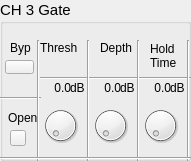
  <widget class="QGroupBox" name="groupBox_3">
   <property name="geometry">
    <rect>
     <x>520</x>
     <y>10</y>
     <width>191</width>
     <height>161</height>
    </rect>
   </property>
   <property name="font">
    <font>
     <pointsize>11</pointsize>
    </font>
   </property>
   <property name="title">
    <string>CH 3 Gate</string>
   </property>
   <widget class="QLabel" name="label_23">
    <property name="geometry">
     <rect>
      <x>10</x>
      <y>40</y>
      <width>21</width>
      <height>16</height>
     </rect>
    </property>
    <property name="font">
     <font>
      <pointsize>9</pointsize>
     </font>
    </property>
    <property name="text">
     <string>Byp</string>
    </property>
   </widget>
   <widget class="QLabel" name="label_24">
    <property name="geometry">
     <rect>
      <x>40</x>
      <y>40</y>
      <width>41</width>
      <height>16</height>
     </rect>
    </property>
    <property name="font">
     <font>
      <pointsize>9</pointsize>
     </font>
    </property>
    <property name="text">
     <string>Thresh</string>
    </property>
   </widget>
   <widget class="QLabel" name="label_25">
    <property name="geometry">
     <rect>
      <x>100</x>
      <y>40</y>
      <width>41</width>
      <height>16</height>
     </rect>
    </property>
    <property name="font">
     <font>
      <pointsize>9</pointsize>
     </font>
    </property>
    <property name="text">
     <string>Depth</string>
    </property>
   </widget>
   <widget class="QLabel" name="label_26">
    <property name="geometry">
     <rect>
      <x>150</x>
      <y>40</y>
      <width>31</width>
      <height>31</height>
     </rect>
    </property>
    <property name="font">
     <font>
      <pointsize>9</pointsize>
     </font>
    </property>
    <property name="text">
     <string>Hold
Time</string>
    </property>
   </widget>
   <widget class="Line" name="line_15">
    <property name="geometry">
     <rect>
      <x>40</x>
      <y>70</y>
      <width>151</width>
      <height>16</height>
     </rect>
    </property>
    <property name="orientation">
     <enum>Qt::Horizontal</enum>
    </property>
   </widget>
   <widget class="Line" name="line_16">
    <property name="geometry">
     <rect>
      <x>0</x>
      <y>90</y>
      <width>41</width>
      <height>16</height>
     </rect>
    </property>
    <property name="orientation">
     <enum>Qt::Horizontal</enum>
    </property>
   </widget>
   <widget class="Line" name="line_17">
    <property name="geometry">
     <rect>
      <x>30</x>
      <y>40</y>
      <width>16</width>
      <height>121</height>
     </rect>
    </property>
    <property name="orientation">
     <enum>Qt::Vertical</enum>
    </property>
   </widget>
   <widget class="Line" name="line_18">
    <property name="geometry">
     <rect>
      <x>80</x>
      <y>40</y>
      <width>16</width>
      <height>121</height>
     </rect>
    </property>
    <property name="orientation">
     <enum>Qt::Vertical</enum>
    </property>
   </widget>
   <widget class="Line" name="line_19">
    <property name="geometry">
     <rect>
      <x>130</x>
      <y>40</y>
      <width>16</width>
      <height>121</height>
     </rect>
    </property>
    <property name="orientation">
     <enum>Qt::Vertical</enum>
    </property>
   </widget>
   <widget class="Line" name="line_20">
    <property name="geometry">
     <rect>
      <x>180</x>
      <y>40</y>
      <width>16</width>
      <height>121</height>
     </rect>
    </property>
    <property name="orientation">
     <enum>Qt::Vertical</enum>
    </property>
   </widget>
   <widget class="OIDDial" name="dial_7">
    <property name="geometry">
     <rect>
      <x>40</x>
      <y>100</y>
      <width>41</width>
      <height>51</height>
     </rect>
    </property>
   </widget>
   <widget class="OIDDial" name="dial_8">
    <property name="geometry">
     <rect>
      <x>90</x>
      <y>100</y>
      <width>41</width>
      <height>51</height>
     </rect>
    </property>
   </widget>
   <widget class="OIDDial" name="dial_9">
    <property name="geometry">
     <rect>
      <x>140</x>
      <y>100</y>
      <width>41</width>
      <height>51</height>
     </rect>
    </property>
   </widget>
   <widget class="Line" name="line_21">
    <property name="geometry">
     <rect>
      <x>0</x>
      <y>150</y>
      <width>191</width>
      <height>16</height>
     </rect>
    </property>
    <property name="orientation">
     <enum>Qt::Horizontal</enum>
    </property>
   </widget>
   <widget class="QLabel" name="label_27">
    <property name="geometry">
     <rect>
      <x>70</x>
      <y>80</y>
      <width>16</width>
      <height>16</height>
     </rect>
    </property>
    <property name="font">
     <font>
      <pointsize>9</pointsize>
     </font>
    </property>
    <property name="text">
     <string>dB</string>
    </property>
   </widget>
   <widget class="QLabel" name="label_28">
    <property name="geometry">
     <rect>
      <x>120</x>
      <y>80</y>
      <width>16</width>
      <height>16</height>
     </rect>
    </property>
    <property name="font">
     <font>
      <pointsize>9</pointsize>
     </font>
    </property>
    <property name="text">
     <string>dB</string>
    </property>
   </widget>
   <widget class="QLabel" name="label_29">
    <property name="geometry">
     <rect>
      <x>170</x>
      <y>80</y>
      <width>16</width>
      <height>16</height>
     </rect>
    </property>
    <property name="font">
     <font>
      <pointsize>9</pointsize>
     </font>
    </property>
    <property name="text">
     <string>dB</string>
    </property>
   </widget>
   <widget class="QLabel" name="ls7">
    <property name="geometry">
     <rect>
      <x>40</x>
      <y>80</y>
      <width>31</width>
      <height>16</height>
     </rect>
    </property>
    <property name="font">
     <font>
      <pointsize>9</pointsize>
     </font>
    </property>
    <property name="text">
     <string>0.0</string>
    </property>
    <property name="alignment">
     <set>Qt::AlignRight|Qt::AlignTrailing|Qt::AlignVCenter</set>
    </property>
   </widget>
   <widget class="QLabel" name="ls8">
    <property name="geometry">
     <rect>
      <x>90</x>
      <y>80</y>
      <width>31</width>
      <height>16</height>
     </rect>
    </property>
    <property name="font">
     <font>
      <pointsize>9</pointsize>
     </font>
    </property>
    <property name="text">
     <string>0.0</string>
    </property>
    <property name="alignment">
     <set>Qt::AlignRight|Qt::AlignTrailing|Qt::AlignVCenter</set>
    </property>
   </widget>
   <widget class="QLabel" name="ls9">
    <property name="geometry">
     <rect>
      <x>140</x>
      <y>80</y>
      <width>31</width>
      <height>16</height>
     </rect>
    </property>
    <property name="font">
     <font>
      <pointsize>9</pointsize>
     </font>
    </property>
    <property name="text">
     <string>0.0</string>
    </property>
    <property name="alignment">
     <set>Qt::AlignRight|Qt::AlignTrailing|Qt::AlignVCenter</set>
    </property>
   </widget>
   <widget class="QLabel" name="label_33">
    <property name="geometry">
     <rect>
      <x>8</x>
      <y>110</y>
      <width>31</width>
      <height>16</height>
     </rect>
    </property>
    <property name="font">
     <font>
      <pointsize>9</pointsize>
     </font>
    </property>
    <property name="text">
     <string>Open</string>
    </property>
   </widget>
   <widget class="OIDStatePushBtn" name="bypass3">
    <property name="geometry">
     <rect>
      <x>5</x>
      <y>60</y>
      <width>29</width>
      <height>14</height>
     </rect>
    </property>
    <property name="text">
     <string/>
    </property>
    <property name="checkable">
     <bool>true</bool>
    </property>
   </widget>
   <widget class="OIDStatus" name="btnOpen_3">
    <property name="enabled">
     <bool>true</bool>
    </property>
    <property name="geometry">
     <rect>
      <x>10</x>
      <y>130</y>
      <width>16</width>
      <height>16</height>
     </rect>
    </property>
    <property name="text">
     <string/>
    </property>
    <property name="checkable">
     <bool>false</bool>
    </property>
   </widget>
  </widget>
